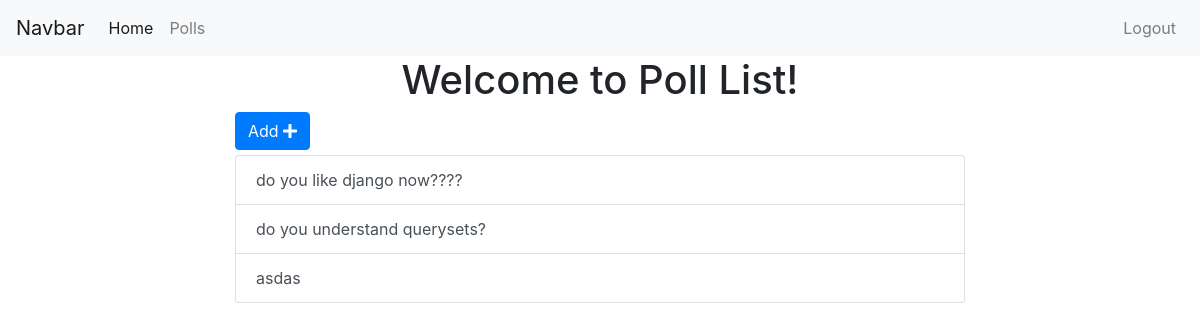
Before: /polls/list/ (signed in) with the older database file.
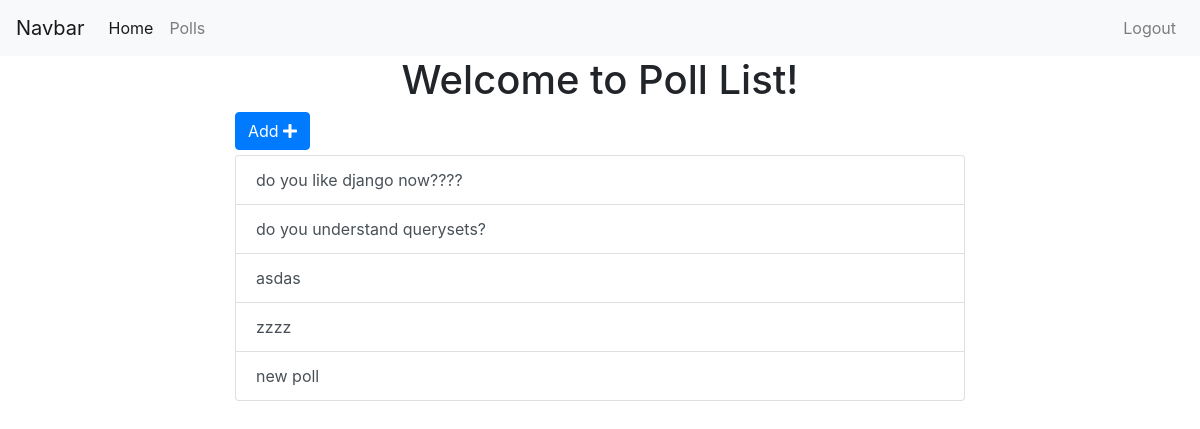
After: the same page with the newer database file.
### polls/models.py (models this page shows)
class Poll(models.Model):
    text = models.CharField(max_length=255)
    pub_date = models.DateField()
    def __str__(self):
        return self.text

### polls/views.py (the view)
# urls.py: path('list/', views.polls_list, name="list"),
@login_required
def polls_list(request):
    polls = Poll.objects.all()
    context = {'polls': polls}
    return render(request, 'polls/polls_list.html', context)

### polls/templates/polls/polls_list.html (shortened to what this page needs)
{% extends 'base.html' %}
{% block content %}
<div class="container">
  <h1 class='text-center'>Welcome to Poll List!</h1>
  <div class="row">
    <div class="col-sm-8 offset-sm-2">
      <a href="{% url 'polls:add' %}" class="btn btn-primary" style="margin-bottom: 5px">Add <i class="fas fa-plus"></i> </a>
      <div class="list-group">
        {% for poll in polls %}
        <a
          href="{% url 'polls:detail' poll.id %}"
          class="list-group-item list-group-item-action">
          {{ poll }}
        </a>
        {% endfor %}
      </div>
    </div>
  </div>
</div>
{% endblock %}

### templates/base.html (shortened to what this page needs)
<!DOCTYPE html>
{% load static %}
<html lang="en">
<head>
  <link rel="stylesheet" href="https://maxcdn.bootstrapcdn.com/bootstrap/4.0.0/css/bootstrap.min.css"
>
</head>
<body>
  {% include 'includes/navbar.html' %}
  {% block content %}{% endblock %}
</body>
</html>

### templates/includes/navbar.html (shortened to what this page needs)
<nav class="navbar navbar-expand-lg navbar-light bg-light">
  <a class="navbar-brand" href="#">Navbar</a>
  <div class="collapse navbar-collapse" id="navbarNavAltMarkup">
    <div class="navbar-nav">
      <a class="nav-item nav-link active" href="{% url 'home' %}">Home <span class="sr-only">(current)</span></a>
      <a class="nav-item nav-link" href="{% url 'polls:list' %}">Polls</a>
    </div>
    <div class="navbar-nav ml-auto">
      {% if request.user.is_authenticated %}
        <a class="nav-item nav-link" href="{% url 'accounts:logout' %}">Logout</a>
      {% else %}
        <a class="nav-item nav-link" href="{% url 'accounts:login' %}">Login</a>
      {% endif %}
    </div>
  </div>
</nav>

Changed rows visible on the page:
added Poll: text "zzzz"
added Poll: text "new poll"
